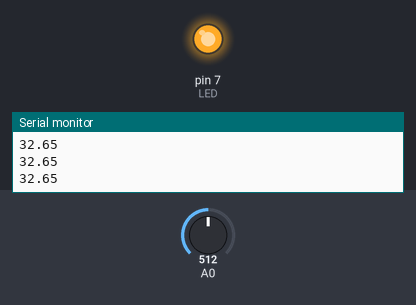
Recording of a sketch running on a simulated Arduino Uno, built with avr-gcc and run on an emulated ATmega328P. Parts: output pins drawn as LEDs (lit = HIGH), the last lines printed to the serial monitor. Inputs (shaded band) come from the test bench; at power-on: A0 = 512.

Above: at 1.8 s.
1.9 s: A0 set to 793
3.4 s: A0 set to 816
At 4.5 s:
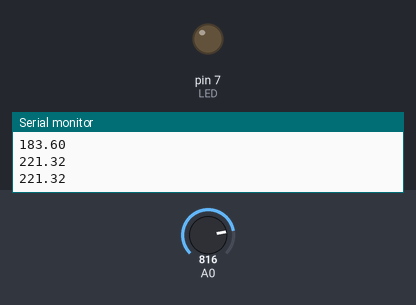
5.5 s: A0 set to 716
At 7.2 s:
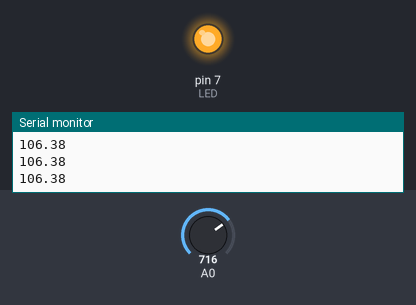
7.5 s: A0 set to 900
At 8.9 s:
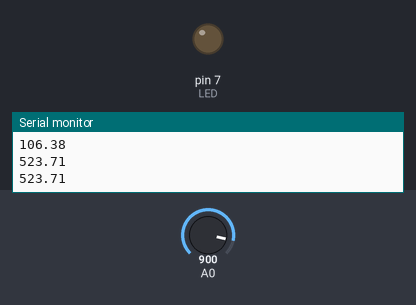
Timing chart, 0 to 10.5 s (numbered marks = the images above; inputs shaded):
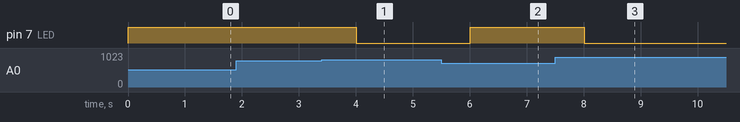

The sketch:

LightDetectorProgram.ino
```cpp
const double k = 5.0/1024;
const double luxFactor = 500000;
const double R2 = 10000;
const double LowLightLimit = 200;
const double B = 1.3*pow(10.0,7);
const double m = -1.4;
const int LED = 7;

double light_intensity (int RawADC0) {
    double V2 = k*RawADC0;
    double R1 = (5.0/V2 - 1)*R2;
    double lux = B*pow(R1,m);
    return lux;}
void setup() {
    Serial.begin(9600);
    pinMode(LED, OUTPUT);
  }
void loop() {
    double intensity = light_intensity(analogRead(0));
    Serial.println(intensity);
    if (intensity < LowLightLimit) {
            digitalWrite(LED, HIGH);
        } else {
            digitalWrite(LED, LOW);
        }
    Serial.println(intensity);
    delay(1000);
  }
```

Measured:
- the behaviour switches between 803 and 804 on A0 (found by bisection; images 0 and 1)
- after the input at 3.4 s, pin 7 (LED): HIGH → LOW after 0.61 s
- after the input at 5.5 s, pin 7 (LED): LOW → HIGH after 0.51 s
- after the input at 7.5 s, pin 7 (LED): HIGH → LOW after 0.51 s
